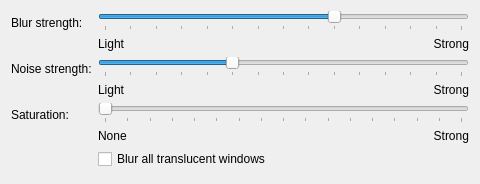
<?xml version="1.0" encoding="UTF-8"?>
<ui version="4.0">
 <class>GpuBlurEffectConfigForm</class>
 <widget class="QWidget" name="GpuBlurEffectConfigForm">
  <property name="geometry">
   <rect>
    <x>0</x>
    <y>0</y>
    <width>480</width>
    <height>184</height>
   </rect>
  </property>
  <layout class="QFormLayout" name="formLayout">
   <item row="0" column="0">
    <widget class="QLabel" name="labelConstantBlurDescription">
     <property name="text">
      <string>Blur strength:</string>
     </property>
    </widget>
   </item>
   <item row="0" column="1">
    <layout class="QVBoxLayout" name="verticalLayout">
     <item>
      <widget class="QSlider" name="kcfg_BlurStrength">
       <property name="minimum">
        <number>1</number>
       </property>
       <property name="maximum">
        <number>15</number>
       </property>
       <property name="singleStep">
        <number>1</number>
       </property>
       <property name="pageStep">
        <number>1</number>
       </property>
       <property name="value">
        <number>10</number>
       </property>
       <property name="orientation">
        <enum>Qt::Orientation::Horizontal</enum>
       </property>
       <property name="tickPosition">
        <enum>QSlider::TickPosition::TicksBelow</enum>
       </property>
      </widget>
     </item>
     <item>
      <layout class="QHBoxLayout" name="horizontalLayout">
       <item>
        <widget class="QLabel" name="labelConstantBlurLight">
         <property name="text">
          <string>Light</string>
         </property>
        </widget>
       </item>
       <item>
        <widget class="QLabel" name="labelConstantBlurStrong">
         <property name="text">
          <string>Strong</string>
         </property>
         <property name="alignment">
          <set>Qt::AlignmentFlag::AlignRight|Qt::AlignmentFlag::AlignTrailing|Qt::AlignmentFlag::AlignVCenter</set>
         </property>
        </widget>
       </item>
      </layout>
     </item>
    </layout>
   </item>
   <item row="2" column="0">
    <widget class="QLabel" name="labelConstantNoiseDescription">
     <property name="text">
      <string>Noise strength:</string>
     </property>
    </widget>
   </item>
   <item row="2" column="1">
    <layout class="QVBoxLayout" name="verticalLayout_2">
     <item>
      <widget class="QSlider" name="kcfg_NoiseStrength">
       <property name="maximum">
        <number>14</number>
       </property>
       <property name="pageStep">
        <number>5</number>
       </property>
       <property name="value">
        <number>5</number>
       </property>
       <property name="orientation">
        <enum>Qt::Orientation::Horizontal</enum>
       </property>
       <property name="tickPosition">
        <enum>QSlider::TickPosition::TicksBelow</enum>
       </property>
       <property name="tickInterval">
        <number>1</number>
       </property>
      </widget>
     </item>
     <item>
      <layout class="QHBoxLayout" name="horizontalLayout_2">
       <item>
        <widget class="QLabel" name="labelConstantNoiseLight">
         <property name="text">
          <string>Light</string>
         </property>
        </widget>
       </item>
       <item>
        <widget class="QLabel" name="labelConstantNoiseStrong">
         <property name="text">
          <string>Strong</string>
         </property>
         <property name="alignment">
          <set>Qt::AlignmentFlag::AlignRight|Qt::AlignmentFlag::AlignTrailing|Qt::AlignmentFlag::AlignVCenter</set>
         </property>
        </widget>
       </item>
      </layout>
     </item>
    </layout>
   </item>
   <item row="3" column="0">
    <widget class="QLabel" name="labelSaturation">
     <property name="text">
      <string>Saturation:</string>
     </property>
    </widget>
   </item>
   <item row="3" column="1">
    <layout class="QVBoxLayout" name="verticalLayout_3">
     <item>
      <widget class="QSlider" name="kcfg_Saturation">
       <property name="minimum">
        <number>100</number>
       </property>
       <property name="maximum">
        <number>500</number>
       </property>
       <property name="singleStep">
        <number>25</number>
       </property>
       <property name="pageStep">
        <number>25</number>
       </property>
       <property name="orientation">
        <enum>Qt::Orientation::Horizontal</enum>
       </property>
       <property name="tickPosition">
        <enum>QSlider::TickPosition::TicksBelow</enum>
       </property>
      </widget>
     </item>
     <item>
      <layout class="QHBoxLayout" name="horizontalLayout_3">
       <item>
        <widget class="QLabel" name="labelSaturationStrong">
         <property name="text">
          <string>None</string>
         </property>
        </widget>
       </item>
       <item>
        <widget class="QLabel" name="labelSaturationNone">
         <property name="text">
          <string>Strong</string>
         </property>
         <property name="alignment">
          <set>Qt::AlignmentFlag::AlignRight|Qt::AlignmentFlag::AlignTrailing|Qt::AlignmentFlag::AlignVCenter</set>
         </property>
        </widget>
       </item>
      </layout>
     </item>
    </layout>
   </item>
   <item row="4" column="1">
    <widget class="QCheckBox" name="kcfg_BlurAllTranslucent">
     <property name="text">
      <string>Blur all translucent windows</string>
     </property>
     <property name="toolTip">
      <string>Also blur behind windows that have transparency but do not ask for blur. Windows that ask keep their own blur region.</string>
     </property>
    </widget>
   </item>
  </layout>
 </widget>
 <resources/>
 <connections/>
</ui>
